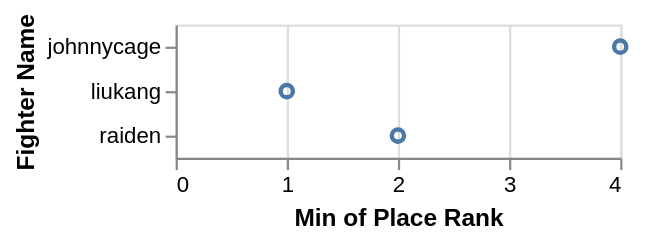

Express this chart as Vega-Lite.
### Vega specification from a JSON file in a GitHub repository (floating-point values rounded to 4 significant figures)
{"$schema": "https://vega.github.io/schema/vega/v5.json", "description": "An example showing how to use argmin in tooltips with fields with spaces", "background": "white", "padding": 5, "width": 200, "style": "cell", "data": [{"name": "source_0", "values": [{"Fighter Name": "liukang", "Place Rank": 1, "Fighting Style": "tiger"}, {"Fighter Name": "liukang", "Place Rank": 10, "Fighting Style": "crane"}, {"Fighter Name": "liukang", "Place Rank": 3, "Fighting Style": "shaolin"}, {"Fighter Name": "johnnycage", "Place Rank": 6, "Fighting Style": "tiger"}, {"Fighter Name": "johnnycage", "Place Rank": 5, "Fighting Style": "crane"}, {"Fighter Name": "johnnycage", "Place Rank": 4, "Fighting Style": "shaolin"}, {"Fighter Name": "raiden", "Place Rank": 8, "Fighting Style": "tiger"}, {"Fighter Name": "raiden", "Place Rank": 12, "Fighting Style": "crane"}, {"Fighter Name": "raiden", "Place Rank": 2, "Fighting Style": "shaolin"}]}, {"name": "data_0", "source": "source_0", "transform": [{"type": "formula", "expr": "toNumber(datum[\"Place Rank\"])", "as": "Place Rank"}, {"type": "aggregate", "groupby": ["Fighter Name"], "ops": ["min", "argmin"], "fields": ["Place Rank", "Place Rank"], "as": ["min_Place Rank", "argmin_Place Rank"]}, {"type": "filter", "expr": "isValid(datum[\"min_Place Rank\"]) && isFinite(+datum[\"min_Place Rank\"])"}]}], "signals": [{"name": "y_step", "value": 20}, {"name": "height", "update": "bandspace(domain('y').length, 1, 0.5) * y_step"}], "marks": [{"name": "marks", "type": "symbol", "style": ["point"], "from": {"data": "data_0"}, "encode": {"update": {"fill": {"value": "transparent"}, "stroke": {"value": "#4c78a8"}, "tooltip": {"signal": "{\"Fighter Name\": \"\" + datum[\"Fighter Name\"], \"Min of Place Rank\": !isValid(datum[\"min_Place Rank\"]) || !isFinite(+datum[\"min_Place Rank\"]) ? \"\" + datum[\"min_Place Rank\"] : format(datum[\"min_Place Rank\"], \"\"), \"Fighting Style for min Place Rank\": \"\" + datum[\"argmin_Place Rank\"][\"Fighting Style\"]}"}, "ariaRoleDescription": {"value": "point"}, "description": {"signal": "\"Min of Place Rank: \" + (!isValid(datum[\"min_Place Rank\"]) || !isFinite(+datum[\"min_Place Rank\"]) ? \"\" + datum[\"min_Place Rank\"] : format(datum[\"min_Place Rank\"], \"\")) + \"; Fighter Name: \" + (\"\" + datum[\"Fighter Name\"]) + \"; Fighting Style for min Place Rank: \" + (\"\" + datum[\"argmin_Place Rank\"][\"Fighting Style\"])"}, "x": {"scale": "x", "field": "min_Place Rank"}, "y": {"scale": "y", "field": "Fighter Name"}}}}], "scales": [{"name": "x", "type": "linear", "domain": {"data": "data_0", "field": "min_Place Rank"}, "range": [0, {"signal": "width"}], "nice": true, "zero": true}, {"name": "y", "type": "point", "domain": {"data": "data_0", "field": "Fighter Name", "sort": true}, "range": {"step": {"signal": "y_step"}}, "padding": 0.5}], "axes": [{"scale": "x", "orient": "bottom", "gridScale": "y", "grid": true, "tickCount": {"signal": "ceil(width/40)"}, "domain": false, "labels": false, "aria": false, "maxExtent": 0, "minExtent": 0, "ticks": false, "zindex": 0}, {"scale": "x", "orient": "bottom", "grid": false, "title": "Min of Place Rank", "labelFlush": true, "labelOverlap": true, "tickCount": {"signal": "ceil(width/40)"}, "zindex": 0}, {"scale": "y", "orient": "left", "grid": false, "title": "Fighter Name", "zindex": 0}]}
